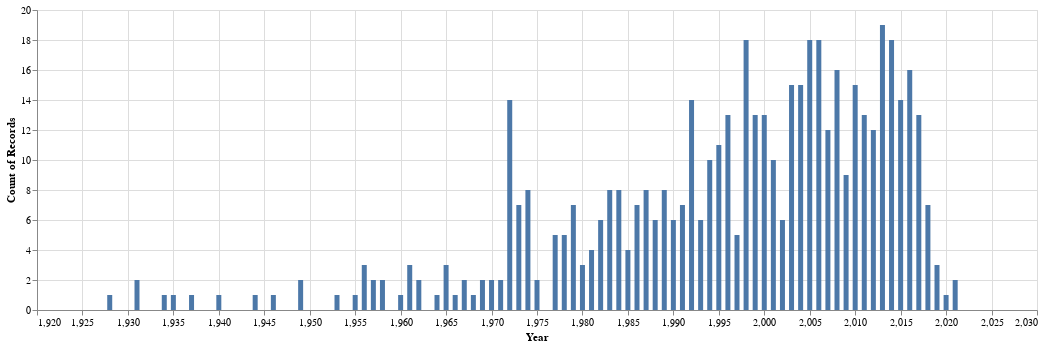

The notebook cell this image was saved under:
### Markdown cell above
## How many articles do we have published in each year?

### Code cell
alt.Chart(df).mark_bar().encode(x='Year', y='count()').properties(width=1000)

### Figure 1 — Vega-Lite specification as saved in the notebook (floating-point values rounded to 4 significant figures; data arrays with more than 128 entries replaced by an {"elided": "..."} marker saying what was removed)
{"config": {"view": {"continuousWidth": 300, "continuousHeight": 300}}, "data": {"name": "data-1203d1ce00c9bd80dd02cf5849c7b047"}, "mark": {"type": "bar"}, "encoding": {"x": {"field": "Year", "type": "quantitative"}, "y": {"aggregate": "count", "type": "quantitative"}}, "width": 1000, "$schema": "https://vega.github.io/schema/vega-lite/v5.16.3.json", "datasets": {"data-1203d1ce00c9bd80dd02cf5849c7b047": {"elided": "518 records"}}}
